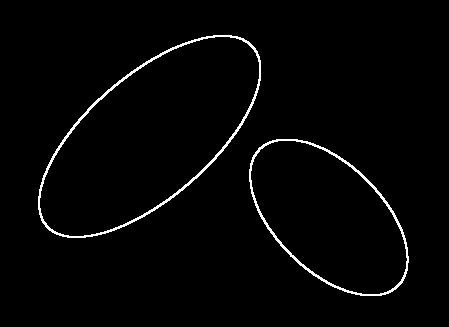
#> input picture 7-1.png, 449 x 327 px
$ python lab8.py 7-1.png   (Python 2 division)
#> lines starting #> are read from the running program, lines starting #| are printed output that depends on the picture; after the words box and inside, x2 and y2 are one past the last pixel; in counts of white or black regions, pixels touching at a corner belong together
### filters.py
#!/usr/bin/python

import numpy as np

class Filters:

    def __init__(self):
        self.w, self.h = 0,0

    def grayscale(self, pixels):
        h, w,_ = pixels.shape
        for x in xrange(h):
            for y in xrange(w):
                (R,G,B) = pixels[x,y]
                gray = (int(R)+int(G)+int(B))/3
                pixels[x,y] = np.array([gray, gray, gray])
        return pixels

    # [79 lines left out: functions polarize, brighten, tone, threshold, resize, not called in this run]
if __name__ == '__main__':
    fil = Filters()
    print 'Hi'

### imageManipulation.py
#!/usr/bin/python

import sys
import numpy as np
from PIL import Image, ImageDraw
from random import random
from math import floor, ceil, fabs, degrees, cos, sin, atan2, sqrt,radians
from filters import *
import os

WHITE = np.array([255,255,255])
BLACK = np.array([0,0,0])
GRAY28 = np.array([71,71,71])
RED = np.array([255,0,0])
GREEN = np.array([0,255,0])
BLUE = np.array([0,0,255])
ORANGE = np.array([255,165,0])
YELLOW = np.array([255,255,0])

class ImageManipulation:

    def __init__(self):
        self.w,self.h = 0,0
        self.originalImage = None

    # [26 lines left out: function resize, not called in this run]
    def addNoise(self, pixels, probab):
        # [15 lines left out: function addNoise, not called in this run]
    def removeNoise(self, pixels): #to be implemented
        # [9 lines left out: function removeNoise, not called in this run]
    def getMaskForGradient(self, m):
        # [15 lines left out: function getMaskForGradient, not called in this run]
    def getMaskForTemplateMatching(self, m):
        # [11 lines left out: function getMaskForTemplateMatching, not called in this run]
    def convolution(self, pixels, mask):
        # [20 lines left out: function convolution, not called in this run]
    def getMagnitude(self, gradient1, gradient2):
        # [13 lines left out: function getMagnitude, not called in this run]
    def getPixelsInBorder(self, pixels):
        h,w,_ = pixels.shape
        pixelsBorder = list()
        for x in xrange(h):
            for y in xrange(w):
                if (pixels[x,y] == WHITE).all():
                    pixelsBorder.append((x,y))
        return pixelsBorder

    def normalize(self,gradient, toSave='normalization-result.png'):
        h,w,_ = gradient.shape
        biggest = np.amax(gradient)
        smallest = np.amin(gradient)
        lenght = ( (biggest+fabs(smallest) ) - ( smallest+fabs(smallest) ) )
        for x in range(h):
            for y in range(w):
                newVal = (gradient[x,y] - np.array([smallest, smallest, smallest]) ) / np.array([lenght,lenght,lenght]) * np.array([255,255,255])
                #print 'Pixel',x,',',y, 'had value', gradient[x,y], 'now has value', newVal
                gradient[x,y] = newVal
        imag = Image.fromarray(np.uint8(gradient))
        imag.save(toSave)
        return gradient

    def DFS(self, pixels, origin, visited, color):
        # [28 lines left out: function DFS, not called in this run]
    def detectBorder(self,pixels):
# [24 lines left out: function detectBorder, not called in this run]
    def detectForms(self, pixels, ignorePercent = 2.0):
        # [34 lines left out: function detectForms, not called in this run]
    def getRandomColor(self):
        return np.random.randint(0, high=255, size=(1,3))

    def detectLines(self, pixels, gradX, gradY, discr=10):
        # [51 lines left out: function detectLines, not called in this run]
    def findMins(self, aList, compSens=15):
        # [10 lines left out: function findMins, not called in this run]
    def saveHistograms(self,xHist,yHist):
        # [10 lines left out: function saveHistograms, not called in this run]
    def detectHoles(self, pixels, holeColor):
        # [52 lines left out: function detectHoles, not called in this run]

if __name__ == '__main__':
    iM = ImageManipulation()
    fil = Filters()

    try:
        pathToImage = sys.argv[1]
    except IndexError:
        exit('Please specify a valid path to the file\n')

    im = Image.open(pathToImage).convert('RGB')
    iM.originalImage = im.copy()
    (iM.w,iM.h) = im.size
    print 'Image size: (w h)', iM.w,iM.h
    pixels = np.array(im)

    action = ''
    options = '\n What do you want to do?\n' + \
        '    g  : image to grayscale\n' + \
        '    p  : polarize an image\n' + \
        '    br : apply bright\n' + \
        '    to : apply a tone\n' + \
        '    th : apply a threshold\n' + \
        '    r  : resize image\n' + \
        '    n  : add noise\n' + \
        '    m  : apply a mask\n' + \
        '    db : detect borders\n' + \
        '    df : detect forms\n' + \
        '    dl : detect lines\n' + \
        '    dc : detect circles\n' + \
        '    dh : detect holes\n' + \
        '    s  : save to file\n' + \
        '    q  : quit the program\n'

    while action != 'q':
        action = raw_input(options)
        action = str(action)
        #os.system('cls' if os.name == 'nt' else 'clear')
        if action == 'g':
            pixels = fil.grayscale(pixels)
        elif action == 'p':
            pixels = fil.polarize(pixels)
        elif action == 'br':
            pixels = fil.brighten(pixels, beta=50)
        elif action == 'to':
            pixels = fil.tone(pixels)
        elif action == 'th':
            t = int( raw_input('Threshold value: ') )
            pixels = fil.threshold(pixels, t)
        elif action == 'r':
            newSize = str(raw_input('New size (e.g. width height): '))
            newSize = newSize.split(' ', 1)
            try:
                newW = int(newSize[0])
                newH = int(newSize[1])
                pixels = iM.resize(pixels, (newW,newH))
            except ValueError:
                print 'Please try again with the suggested format'
                action = 'noShow'
            except IndexError:
                print 'Please try again with the suggested format'
                action = 'noShow'
        elif action == 'n':
            noise = raw_input('From 0 to 1, how much noise?:')
            try:
                float(noise)
                pixels = iM.addNoise(pixels, 0.15)
            except ValueError:
                print 'Please enter a valid value'
                action = 'noShow'
        elif action == 'm':
            print 'Available masks:\n' + \
                ' r : Roberts\n' + \
                ' s : Sobel\n' + \
                ' p : Prewitt\n'
            desiredMask = str(raw_input()).strip('\n')
            try:
                mask1,mask2 = iM.getMaskForGradient(desiredMask)
                gradientX = iM.convolution(pixels, mask1) # mask in X
                gradientY = iM.convolution(pixels, mask2) # mask in y

                pixels = iM.getMagnitude(gradientX,gradientY)

                action = 'noShow'
            except TypeError as e:
                print 'Please specify only an option from the list\nError:', e
                action = 'noShow'
        elif action == 'db':
            pixels = iM.detectBorder(pixels)
        elif action == 'df':
            iM.detectForms(pixels, ignorePercent = 2.0)
        elif action == 'dl':
            mask1,mask2 = iM.getMaskForGradient('p')

            print 'Getting gradient X'; gradientX = iM.convolution(pixels, mask1) # mask in X
            print 'Getting gradient Y'; gradientY = iM.convolution(pixels, mask2) # mask in y

            lines,freq = iM.detectLines(pixels, gradientX, gradientY)
        elif action == 'dc':
            try:
                radio = int(raw_input('Radio: '))
            except ValueError:
                print 'Please enter a number'
                continue
            mask1,mask2 = iM.getMaskForGradient('p')
            print 'Getting gradient X'
            gradX = iM.convolution(pixels, mask1)
            print 'Getting gradient Y'
            gradY = iM.convolution(pixels, mask2)
            iM.detectCircles(pixels, gradX, gradY, radio)
        elif action == 'dh':
            pixels = iM.detectHoles(pixels, 0)
        elif action == 's':
            im.save('output.png')
            action = 'noShow'
        elif action == 'q':
            os.system('cls' if os.name == 'nt' else 'clear')
            exit()
        im = Image.fromarray(np.uint8(pixels))
        if action != 'noShow':
            im.show()

### lab8.py
#!/usr/bin/python

from PIL import Image, ImageDraw
from math import floor
from filters import *
from imageManipulation import *
import numpy as np
import sys

# corner detection using median filter

WHITE = np.array([255,255,255])
BLACK = np.array([0,0,0])
GRAY28 = np.array([71,71,71])
RED = np.array([255,0,0])
GREEN = np.array([0,255,0])
BLUE = np.array([0,0,255])
ORANGE = np.array([255,165,0])
YELLOW = np.array([255,255,0])

def medianFilter(pixels):
    h,w,_ = pixels.shape
    newPixels = np.zeros(pixels.shape)

    for x in xrange(h):
        for y in xrange(w):
            neighbors = list()

            for dx in [-1,0,1]:
                for dy in [-1,0,1]:

                    try:
                        neighbors.append( pixels[x+dx,y+dy][0] )
                    except: continue
            neighbors.sort()
            neighbors.reverse()
            median = neighbors[int( len(neighbors)/2 )]
            newPixels[x,y] = np.array([median, median, median])
    return newPixels

def imgDiff(img1, img2):
    h,w,_ = img1.shape
    newImg = np.zeros(img1.shape)

    for x in xrange(h):
        for y in xrange(w):
            res = (img1[x,y] - img2[x,y]).astype(int)
            newImg[x,y] = np.absolute(res)
    return newImg


def main():

    try:
        pathToImage = sys.argv[1]
    except IndexError:
        pathToImage = 'testImage.png'
        print 'No image specified, using', pathToImage
    im = Image.open(pathToImage).convert('RGB')
#> im is the input picture: PIL image 449x327 RGB; 2% white in thin lines or dots, all inside (x1, y1, x2, y2) = (38, 35, 409, 296)
    originalImage = im.copy()
    (w,h) = im.size
#> w = 449; h = 327
    print 'Image size (w,h):', w,h
#| Image size (w,h): 449 327
    pixels = np.array(im)

    iM = ImageManipulation()
    fil = Filters()

    gray = fil.grayscale(pixels)
    pixels = medianFilter(gray)
    dif = iM.normalize(imgDiff(gray,pixels))
#> after the loop in imgDiff, `for x in xrange(h):`:
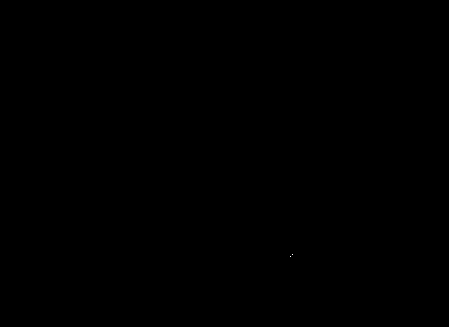
#> newImg: shape (327, 449, 3) float64; 0% white in thin lines or dots, all inside (x1, y1, x2, y2) = (290, 254, 293, 257)
#> in normalize, `biggest = np.amax(gradient)`: w = 449
#> in normalize, `smallest = np.amin(gradient)`: biggest = 255
#> in normalize, `lenght = ( (biggest+fabs(smallest) ) - ( smallest+fabs(smallest) ) )`: smallest = 0
#> in normalize, `for x in range(h):`: lenght = 255


    oImg = np.array(originalImage)
    for x,y in iM.getPixelsInBorder(dif):
#> in getPixelsInBorder, `pixelsBorder = list()`: h = 327; w = 449
        oImg[x,y] = ORANGE
#> this loop made 2 passes
#> oImg: shape (327, 449, 3); under 0.01% of pixels changed, all inside (x1, y1, x2, y2) = (290, 254, 293, 257)


    # [5 lines of commented-out code are left out]

    im = Image.fromarray(np.uint8(dif)) # image after image difference
    im.show()

    im = Image.fromarray(np.uint8(oImg)) # original image with corners in another color
    im.show()


if __name__ == '__main__':
    main()
